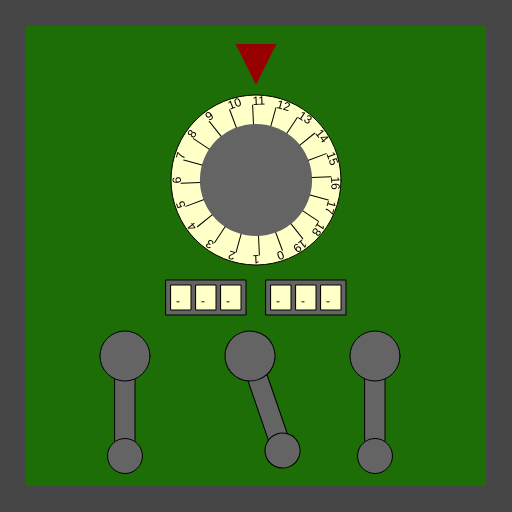
Frame 1 (no input)
Frame 60 (no input): identical to frame 1, image omitted
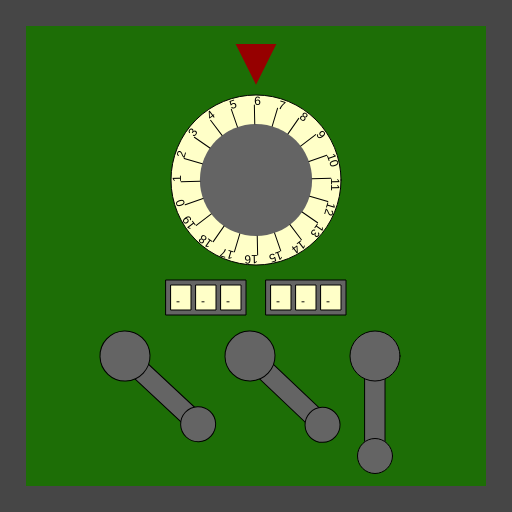
Frame 120 (the mouse pressed at the canvas centre since frame 60)

The p5.js sketch that drew these frames (run headless with seeded random() and noise() and a simulated clock; from frame 60 on, the mouse is pressed at the canvas centre):

// p5.js sketch
// ── sketch.js
/*

Officer: 1192743
CaseNum: 303-3-94194369-1192743

Case 303 - The Case of the Crooked Attorney
Stage 4 - The Courthouse

Torvalds has his final safe in his courthouse chambers. Luckily there is a court case proceeding.
You can sneak into his chambers whilst he makes his closing statement.

Crack the safe by doing the following:

	Whilst the mouse is moving:
	- Use the 'random' function to produce random values ranging from 4 to 14.
	- Assign the output to Secure_Box_CodeA

	Whilst the mouse is being dragged:
	- Use the 'random' function to produce random values ranging from 1 to 11.
	- Assign the output to Secure_Box_CodeB

	When any key is released:
	- Make Secure_Box_CodeC equal to the value of 'keyCode'

	When the mouse button is pressed:
	- Use the 'map' function to scale mouseX to values ranging from 16 to 78.
	- Assign the output to Secure_Box_CodeD

	Whilst the mouse is moving:
	- Use the 'map' function to scale mouseY to values ranging from 19 to 74.
	- Assign the output to Secure_Box_CodeE

	Whilst the mouse is being dragged:
	- Use the 'map' function to scale mouseX to values ranging from 17 to 72.
	- Assign the output to Secure_Box_CodeF



This time you'll need to create the relevant event handlers yourself.

There are many possible ways of investigating this case, but you
should use ONLY the following commands:

	- The assignment operator aka. the equals sign !
	- mouseX, mouseY
	- key, keyCode
	- random
	- map

*/

//declare the variables

var Secure_Box_CodeA;
var Secure_Box_CodeB;
var Secure_Box_CodeC;
var Secure_Box_CodeD;
var Secure_Box_CodeE;
var Secure_Box_CodeF;


function preload() {
	//IMAGES WILL BE LOADED HERE

}

function setup() {
	createCanvas(512, 512);

	//initialise the variables
	Secure_Box_CodeA = 0;
	Secure_Box_CodeB = "";
	Secure_Box_CodeC = "";
	Secure_Box_CodeD = 0;
	Secure_Box_CodeE = 0;
	Secure_Box_CodeF = 0;

}

///////////////////EVENT HANDLERS///////////////////

/*
	Whilst the mouse is moving:
	- Use the 'random' function to produce random values ranging from 4 to 14.
	- Assign the output to Secure_Box_CodeA

	Whilst the mouse is being dragged:
	- Use the 'random' function to produce random values ranging from 1 to 11.
	- Assign the output to Secure_Box_CodeB

	When any key is released:
	- Make Secure_Box_CodeC equal to the value of 'keyCode'

	When the mouse button is pressed:
	- Use the 'map' function to scale mouseX to values ranging from 16 to 78.
	- Assign the output to Secure_Box_CodeD

	Whilst the mouse is moving:
	- Use the 'map' function to scale mouseY to values ranging from 19 to 74.
	- Assign the output to Secure_Box_CodeE

	Whilst the mouse is being dragged:
	- Use the 'map' function to scale mouseX to values ranging from 17 to 72.
	- Assign the output to Secure_Box_CodeF
*/

//Create event handlers here to open the safe ...

function mouseMoved() {
	console.log("mouseMoved", mouseX, mouseY);

	Secure_Box_CodeA = random(4, 14);
	Secure_Box_CodeE = map(mouseY, 0, height, 19, 74);
}

function mouseDragged() {
	console.log("mouseDragged", mouseX, mouseY);

	Secure_Box_CodeB = random(1, 11);
	Secure_Box_CodeF = map(mouseX, 0, width, 17, 72);
}

function mousePressed() {
	console.log("mousePressed");

	Secure_Box_CodeD = map(mouseX, 0, width, 16, 78);
}

function mouseReleased() {
	console.log("mouseReleased");

}

function keyPressed() {
	console.log("keyPressed", key);

}

function keyReleased() {
	console.log("keyReleased", key);

	Secure_Box_CodeC = keyCode;
}

///////////////DO NOT CHANGE CODE BELOW THIS POINT///////////////////

function draw() {

	//Draw the safe door
	background(70);
	noStroke();
	fill(29, 110, 6);
	rect(26, 26, width - 52, width - 52);

	//Draw the combination dial
	push();
	translate(256, 180);
	drawDial(170, Secure_Box_CodeA, 20);
	pop();

	//Draw the spinners
	push();
	translate(206, 280);
	drawSpinner(3, Secure_Box_CodeB);
	pop();

	push();
	translate(306, 280);
	drawSpinner(3, Secure_Box_CodeC);
	pop();

	//Draw the levers
	push();
	translate(125, 356);
	drawLever(Secure_Box_CodeD);
	pop();

	push();
	translate(250, 356);
	drawLever(Secure_Box_CodeE);
	pop();

	push();
	translate(375, 356);
	drawLever(Secure_Box_CodeF);
	pop();

}

function drawDial(diameter, num, maxNum) {
	//the combination lock

	var r = diameter * 0.5;
	var p = r * 0.6;

	stroke(0);
	fill(255, 255, 200);
	ellipse(0, 0, diameter, diameter);
	fill(100);
	noStroke();
	ellipse(0, 0, diameter * 0.66, diameter * 0.66);
	fill(150, 0, 0);
	triangle(
		-p * 0.4, -r - p,
		p * 0.4, -r - p,
		0, -r - p / 5
	);

	noStroke();

	push();
	var inc = 360 / maxNum;

	rotate(radians(-num * inc));
	for (var i = 0; i < maxNum; i++) {
		push();
		rotate(radians(i * inc));
		stroke(0);
		line(0, -r * 0.66, 0, -(r - 10));
		noStroke();
		fill(0);
		text(i, 0, -(r - 10));
		pop();
	}

	pop();
}

function drawLever(rot) {
	push();
	rotate(radians(-rot))
	stroke(0);
	fill(100);
	rect(-10, 0, 20, 100);
	ellipse(0, 0, 50, 50);
	ellipse(0, 100, 35, 35);
	pop();
}

function drawSpinner(numSpinners, val) {
	var sw = 20;
	var ow = (sw + 5) * numSpinners + 5;
	stroke(0);
	fill(100);
	rect(-ow / 2, 0, ow, 35);
	if (typeof (val) == "number") {
		val = floor(val).toString(); //convert to string
	}
	var d = numSpinners - val.length;

	for (var d = numSpinners - val.length; d > 0; d--) {
		val = "-" + val;
	}

	for (var i = 0; i < numSpinners; i++) {
		stroke(0);
		fill(255, 255, 200);
		rect(-ow / 2 + i * (sw + 5) + 5, 5, 20, 25);
		fill(0);
		noStroke();
		text(val[i], -ow / 2 + sw / 2 + i * (sw + 5), 25);
	}

}
